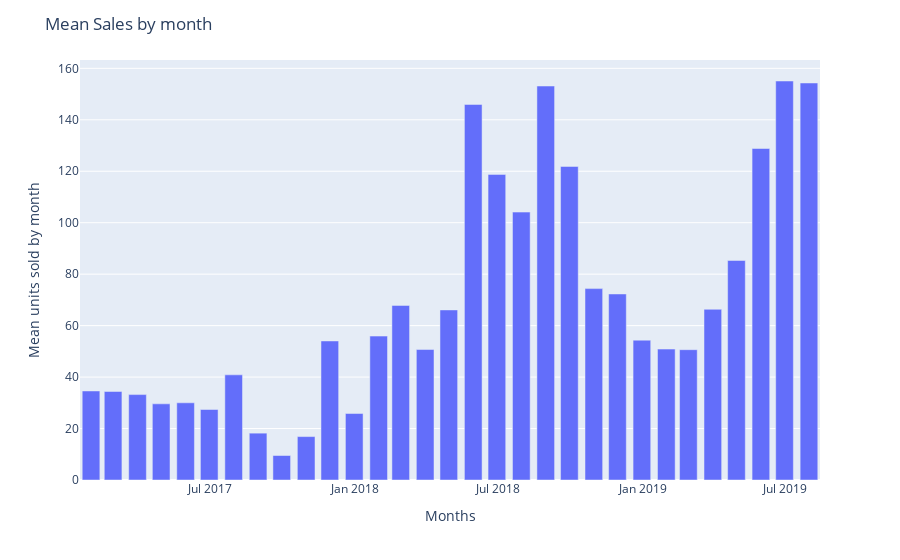

Here is the notebook cell this chart was saved with:
### Code cell
fig = px.bar(df, x=df.index, y="sales")
fig.update_layout(title='Mean Sales by month',  
                  xaxis_title="Months",
                  yaxis_title=" Mean units sold by month"
                  )
fig.show()

### Figure 1 — Plotly figure (JSON) as saved in the notebook; plotly's stock layout.template omitted (floating-point values rounded to 4 significant figures)
{"data": [{"alignmentgroup": "True", "hovertemplate": "date=%{x}<br>sales=%{y}<extra></extra>", "legendgroup": "", "marker": {"color": "#636efa", "pattern": {"shape": ""}}, "name": "", "offsetgroup": "", "orientation": "v", "showlegend": false, "textposition": "auto", "type": "bar", "x": ["2017-01-31T00:00:00", "2017-02-28T00:00:00", "2017-03-31T00:00:00", "2017-04-30T00:00:00", "2017-05-31T00:00:00", "2017-06-30T00:00:00", "2017-07-31T00:00:00", "2017-08-31T00:00:00", "2017-09-30T00:00:00", "2017-10-31T00:00:00", "2017-11-30T00:00:00", "2017-12-31T00:00:00", "2018-01-31T00:00:00", "2018-02-28T00:00:00", "2018-03-31T00:00:00", "2018-04-30T00:00:00", "2018-05-31T00:00:00", "2018-06-30T00:00:00", "2018-07-31T00:00:00", "2018-08-31T00:00:00", "2018-09-30T00:00:00", "2018-10-31T00:00:00", "2018-11-30T00:00:00", "2018-12-31T00:00:00", "2019-01-31T00:00:00", "2019-02-28T00:00:00", "2019-03-31T00:00:00", "2019-04-30T00:00:00", "2019-05-31T00:00:00", "2019-06-30T00:00:00", "2019-07-31T00:00:00"], "xaxis": "x", "y": [34.6, 34.4, 33.2, 29.6, 30, 27.4, 40.88, 18.21, 9.522, 16.88, 54.04, 25.84, 55.94, 67.86, 50.71, 66.1, 146.0, 118.8, 104.1, 153.1, 121.9, 74.39, 72.3, 54.35, 50.88, 50.65, 66.35, 85.32, 128.8, 155.1, 154.3], "yaxis": "y"}], "layout": {"barmode": "relative", "legend": {"tracegroupgap": 0}, "margin": {"t": 60}, "title": {"text": "Mean Sales by month"}, "xaxis": {"anchor": "y", "domain": [0, 1], "title": {"text": "Months"}}, "yaxis": {"anchor": "x", "domain": [0, 1], "title": {"text": " Mean units sold by month"}}}}
